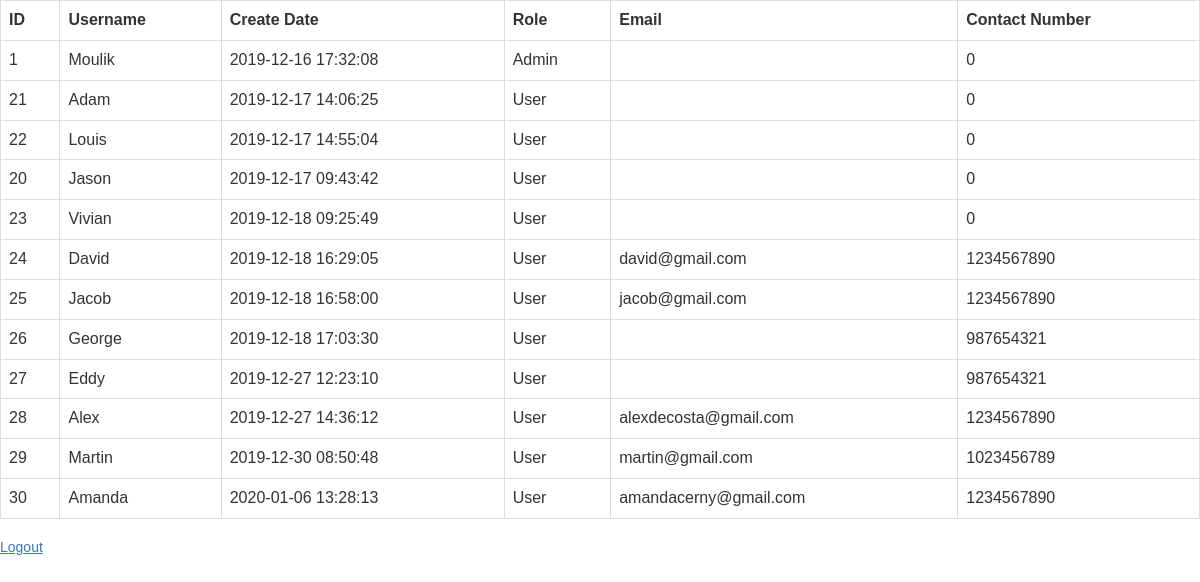
Page /views/users.php (signed in) on the committed database.
### tables this page shows
CREATE TABLE IF NOT EXISTS `users` (
  `id` int(11) NOT NULL AUTO_INCREMENT,
  `username` varchar(50) NOT NULL,
  `password` varchar(255) NOT NULL,
  `created_at` datetime DEFAULT CURRENT_TIMESTAMP,
  `Role` varchar(255) DEFAULT 'User',
  `email` varchar(255) NOT NULL,
  `contact_no` int(11) NOT NULL,
  PRIMARY KEY (`id`),
  UNIQUE KEY `username` (`username`)
);

### repository/formRepository.php (called while the page is built, shortened)
<?php
    class FormRepository {
        public function getUsers() {
            $conn = new Connection();
            $dbConnection = $conn->dbConnection();
            $sql = "SELECT id,username,created_at,Role,email,contact_no From users";
            $result = $dbConnection->query($sql);
            return $result;
        }
    }

### views/users.php (the view, shortened to what this page needs)
<?php
require('../repository/formRepository.php');
  $repository = new FormRepository();
$result = $repository->getUsers();
echo "<table class='table table-bordered' border='1 solid black;margin-left:auto;margin-right:auto;' cellpadding=1 width='70%' align='center'>
<tr>
<th>ID</th>
<th>Username</th>
<th>Create Date</th>
<th>Role</th>
<th>Email</th>
<th>Contact Number</th>
</tr>";
while($row = mysqli_fetch_array($result))
{
echo "<tr>";
echo "<td>" . $row['id'] . "</td>";
echo "<td>" . $row['username'] . "</td>";
echo "<td>" . $row['created_at']. "</td>";
echo "<td>" . $row['Role']. "</td>";
echo "<td>" . $row['email']. "</td>";
echo "<td>" . $row['contact_no']. "</td>";
echo "</tr>";
}
echo "</table>";
?>
<html>
    <head>
    <link rel="stylesheet" href="https://maxcdn.bootstrapcdn.com/bootstrap/3.3.7/css/bootstrap.css">
</head>
<body>
<a href="logout.php" class="topleft"><div style="position: absolute;center: 0; width: 100px; text-align:left;">
       <u>Logout</div></a></u></p>
</body>
</html>

### views/users.php (style rules this page uses)
body { font: 14px sans-serif; text-align: center; }

### rows in the picture
users: id "1", username "Moulik", created_at "2019-12-16 17:32:08", Role "Admin", contact_no "0"
users: id "21", username "Adam", created_at "2019-12-17 14:06:25", Role "User", contact_no "0"
users: id "22", username "Louis", created_at "2019-12-17 14:55:04", Role "User", contact_no "0"
users: id "20", username "Jason", created_at "2019-12-17 09:43:42", Role "User", contact_no "0"
users: id "23", username "Vivian", created_at "2019-12-18 09:25:49", Role "User", contact_no "0"
users: id "24", username "David", created_at "2019-12-18 16:29:05", Role "User", email "david@gmail.com", contact_no "1234567890"
users: id "25", username "Jacob", created_at "2019-12-18 16:58:00", Role "User", email "jacob@gmail.com", contact_no "1234567890"
users: id "26", username "George", created_at "2019-12-18 17:03:30", Role "User", contact_no "987654321"
users: id "27", username "Eddy", created_at "2019-12-27 12:23:10", Role "User", contact_no "987654321"
users: id "28", username "Alex", created_at "2019-12-27 14:36:12", Role "User", email "alexdecosta@gmail.com", contact_no "1234567890"
users: id "29", username "Martin", created_at "2019-12-30 08:50:48", Role "User", email "martin@gmail.com", contact_no "1023456789"
users: id "30", username "Amanda", created_at "2020-01-06 13:28:13", Role "User", email "amandacerny@gmail.com", contact_no "1234567890"
